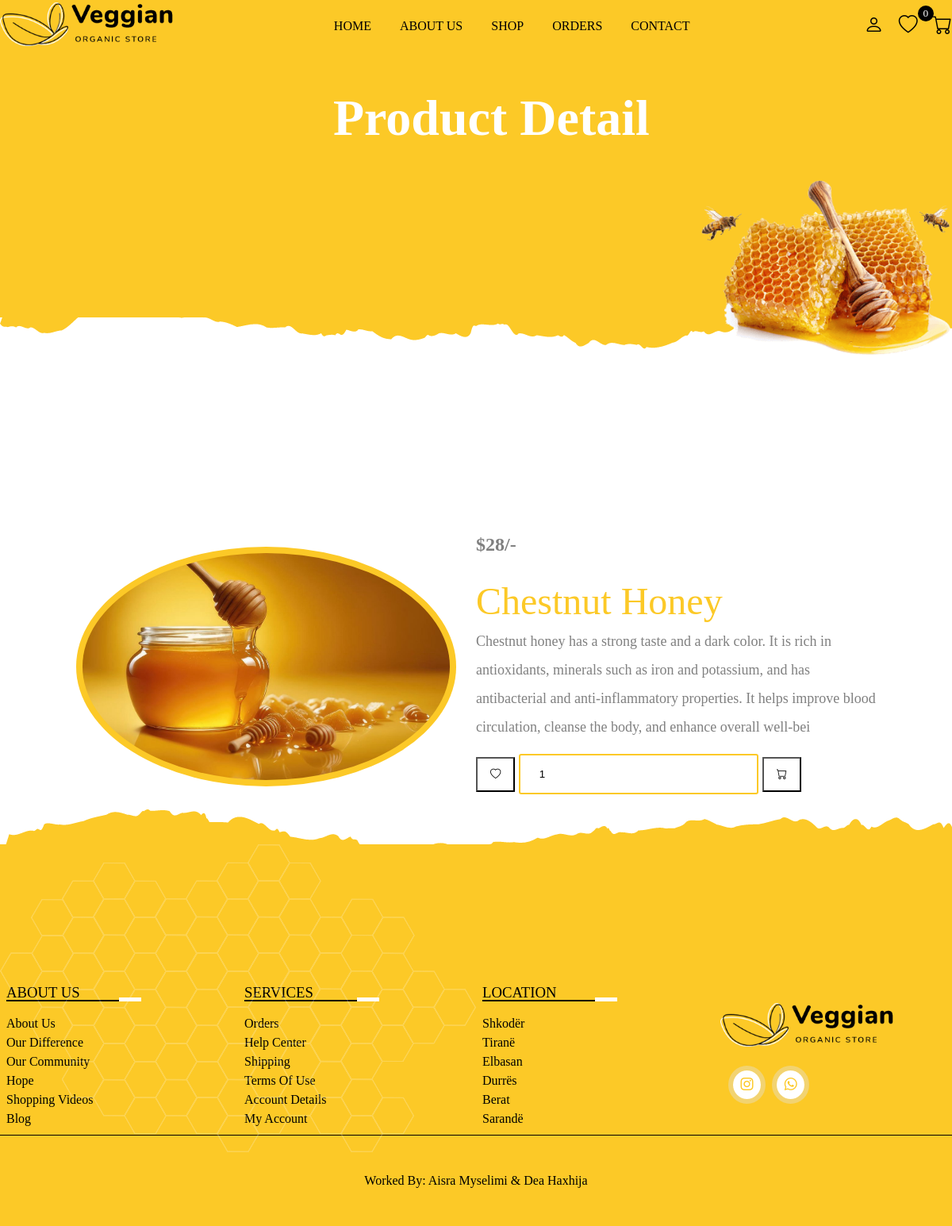
The app's page /view_page.php?pid=17 (signed in) with its own data.
### tables this page shows
CREATE TABLE `products` (
  `id` int(255) NOT NULL,
  `name` varchar(255) NOT NULL,
  `price` varchar(255) NOT NULL,
  `product_detail` varchar(255) NOT NULL,
  `image` varchar(255) NOT NULL
);

### view_page.php (the view, shortened to what this page needs)
<?php
    include 'connection.php';
?>
<!DOCTYPE html>
<html lang="sq">
<head>
    <link rel="stylesheet" href="https://cdn.jsdeliver.net/npm/bootstrap-icons@1.9.1/font/bootstrap-icons.css">
    <link rel="stylesheet" href="main.css">
</head>
<body>
     <?php include 'header.php';?>
     <div class="banner">
    <div class="detail">
        <h1>product detail</h1>
    </div>
  </div>
  <section class="view_page">
              <?php
                   if (isset($_GET['pid'])) {
                       $pid = $_GET['pid'];
                       $select_products = mysqli_query($conn, "SELECT * FROM products WHERE id = '$pid'") or die('query failed');
                       if (mysqli_num_rows($select_products)>0) {
                           while ($fetch_products = mysqli_fetch_assoc($select_products)) {
              ?>
              <form method="post">
                  <img src="image/<?php echo $fetch_products['image']; ?>">
                  <div class="detail">
                      <div class="price">$<?php echo $fetch_products['price']; ?>/-</div>
                  <div class="name"><?php echo $fetch_products['name']; ?></div>
                  <div class="detail"><?php echo $fetch_products['product_detail']; ?></div>
                  <div class="icon">
                      <button type="submit" name="add_to_wishlist" class="bi bi-heart"></button>
                      <input type="number" name="product_quantity" value="1" min="0" class="quantity">
                      <button type="submit" name="add_to_cart" class="bi bi-cart"></button>
                </div>
                  </div>
              </form>
              <?php
                         }
                       }
                   }
              ?>
     </section>
     <?php include 'footer.php';?>
</body>
</html>

### main.css (style rules this page uses)
* { margin: 0; padding: 0; box-sizing: border-box; }
:root { --box-shadow: 0px 0px 0px 6px rgb(225 225 225 / 40%); --box-shadow2: 0 .5rem 1rem rgba(0, 0, 0, 0.1); --orange: #fcc927; }
input, textarea, select { outline: none; border: 1px solid #55555544; background: transparent; width: 100%; padding: 1rem 1.5rem; border-radius: 10px; margin: 1rem 0; }
.banner { background: var(--orange); width: 100%; height: 50vh; position: relative; z-index: 1; }
.banner::before { position: absolute; content: ''; bottom: -18%; right: 0; background-image: url('img/14.png'); width: 316px; height: 245px; background-size: 314px; background-repeat: no-repeat; }
.banner .detail { position: absolute; padding: 7rem 0; left: 35%; text-align: center; z-index: 200; }
.banner .detail h1 { font-size: 4rem; color: #fff; text-transform: capitalize; }
.price { position: absolute; text-align: 5%; left: 5%; top: 5%; font-weight: bold; font-size: 1.5rem; }
.view_page { padding: 5% 8%; }
.view_page form { display: grid; grid-template-columns: repeat(auto-fit, minmax(35px, 1fr)); justify-content: center; align-items: center; }
.view_page form img { width: 95%; height: 85%; padding: .5rem; border-radius: 50%; background: var(--orange); }
.view_page form .name { font-size: 3rem; margin-bottom: -1rem; text-transform: capitalize; color: var(--orange); }
.view_page form .detail, .view_page form .price { font-size: 18px; color: gray; line-height: 2; }
.view_page form .price { font-size: 24px; position: relative; left: 0; }
.view_page form .quantity { width: 60%; box-shadow: none; border: 2px solid var(--orange); border-radius: 3px; margin-top: 1rem; }
.view_page button { background: transparent; outline: none; color: #000; margin-top: 1rem; padding: .8rem 1rem; cursor: pointer; }

### records on screen
products: image (picture), price "28", name "Chestnut Honey", product_detail "Chestnut honey has a strong taste and a dark color. It is rich in antioxidants, minerals such as iron and potassium, and has antibacterial and anti-inflammatory properties. It helps improve blood circulation, cleanse the body, and enhance overall well-bei"

### other values on screen
$wishlist_num_rows "0"
